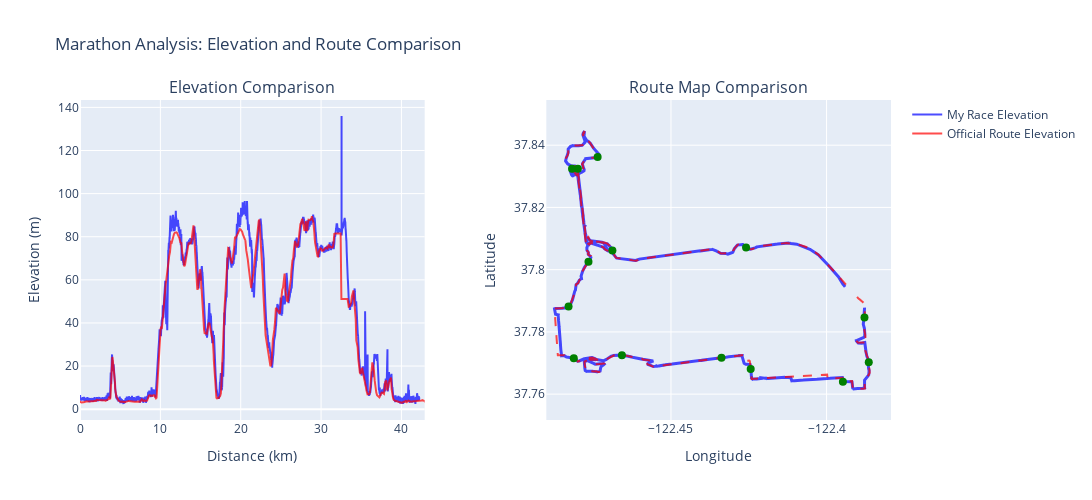

Write notebook code for a chart like this one.
### Code cell
# Create plots to compare my race to official route
fig = make_subplots(
    rows=1, cols=2,
    subplot_titles=('Elevation Comparison', 'Route Map Comparison'),
    horizontal_spacing=0.15,
    specs=[[{"secondary_y": False}, {"secondary_y": False}]]
)

# First subplot: Elevation comparison (left)
fig.add_trace(
    go.Scatter(
        x=tcx_df['distance_km'],
        y=tcx_df['elevation'],
        mode='lines',
        name='My Race Elevation',
        line=dict(color='blue', width=2),
        opacity=0.7,
        hovertemplate='Distance: %{x:.2f} km<br>My Elevation: %{y:.1f} m<extra></extra>'
    ),
    row=1, col=1
)

fig.add_trace(
    go.Scatter(
        x=official_route_df['cumulative_distance_km'],
        y=official_route_df['elevation'],
        mode='lines',
        name='Official Route Elevation',
        line=dict(color='red', width=2),
        opacity=0.7,
        hovertemplate='Distance: %{x:.2f} km<br>Official Elevation: %{y:.1f} m<extra></extra>'
    ),
    row=1, col=1
)

# Second subplot: Route map (right)
fig.add_trace(
    go.Scatter(
        x=tcx_df['longitude'],
        y=tcx_df['latitude'],
        mode='lines',
        name='My Race Route',
        line=dict(color='blue', width=3),
        opacity=0.7,
        hovertemplate='Lat: %{y:.5f}<br>Lon: %{x:.5f}<br>My Route<extra></extra>',
        showlegend=False
    ),
    row=1, col=2
)

fig.add_trace(
    go.Scatter(
        x=official_route_df['longitude'],
        y=official_route_df['latitude'],
        mode='lines',
        name='Official Route',
        line=dict(color='red', width=2, dash='dash'),
        opacity=0.7,
        hovertemplate='Lat: %{y:.5f}<br>Lon: %{x:.5f}<br>Official Route<extra></extra>',
        showlegend=False
    ),
    row=1, col=2
)

# Add aid stations to map (right)
fig.add_trace(
    go.Scatter(
        x=aid_stations_df['longitude'],
        y=aid_stations_df['latitude'],
        mode='markers',
        name='Aid Stations',
        marker=dict(color='green', size=8, symbol='circle'),
        hovertemplate='%{text}<br>Lat: %{y:.5f}<br>Lon: %{x:.5f}<extra></extra>',
        text=aid_stations_df['name'] if 'name' in aid_stations_df.columns else 'Aid Station',
        showlegend=False
    ),
    row=1, col=2
)

# Update layout and axis labels
fig.update_layout(
    title_text='Marathon Analysis: Elevation and Route Comparison',
    height=500,
    width=1200,
    showlegend=True
)
fig.update_xaxes(title_text="Distance (km)", row=1, col=1)
fig.update_xaxes(title_text="Longitude", row=1, col=2)
fig.update_yaxes(title_text="Elevation (m)", row=1, col=1)
fig.update_yaxes(title_text="Latitude", row=1, col=2, scaleanchor="x2", scaleratio=1)

fig.show()

### Figure 1 — Plotly figure (JSON) as saved in the notebook; plotly's stock layout.template omitted (floating-point values rounded to 4 significant figures; data arrays with more than 128 entries replaced by an {"elided": "..."} marker saying what was removed)
{"data": [{"hovertemplate": "Distance: %{x:.2f} km<br>My Elevation: %{y:.1f} m<extra></extra>", "line": {"color": "blue", "width": 2}, "mode": "lines", "name": "My Race Elevation", "opacity": 0.7, "type": "scatter", "x": {"elided": "21295 float values"}, "xaxis": "x", "y": {"elided": "21295 float values"}, "yaxis": "y"}, {"hovertemplate": "Distance: %{x:.2f} km<br>Official Elevation: %{y:.1f} m<extra></extra>", "line": {"color": "red", "width": 2}, "mode": "lines", "name": "Official Route Elevation", "opacity": 0.7, "type": "scatter", "x": {"elided": "924 float values"}, "xaxis": "x", "y": {"elided": "924 float values"}, "yaxis": "y"}, {"hovertemplate": "Lat: %{y:.5f}<br>Lon: %{x:.5f}<br>My Route<extra></extra>", "line": {"color": "blue", "width": 3}, "mode": "lines", "name": "My Race Route", "opacity": 0.7, "showlegend": false, "type": "scatter", "x": {"elided": "21295 float values"}, "xaxis": "x2", "y": {"elided": "21295 float values"}, "yaxis": "y2"}, {"hovertemplate": "Lat: %{y:.5f}<br>Lon: %{x:.5f}<br>Official Route<extra></extra>", "line": {"color": "red", "dash": "dash", "width": 2}, "mode": "lines", "name": "Official Route", "opacity": 0.7, "showlegend": false, "type": "scatter", "x": {"elided": "924 float values"}, "xaxis": "x2", "y": {"elided": "924 float values"}, "yaxis": "y2"}, {"hovertemplate": "%{text}<br>Lat: %{y:.5f}<br>Lon: %{x:.5f}<extra></extra>", "marker": {"color": "green", "size": 8, "symbol": "circle"}, "mode": "markers", "name": "Aid Stations", "showlegend": false, "text": ["Water Stop/Aid Station", "Water Stop/Aid Station", "Water Stop/Aid Station", "Water Stop/Aid Station", "Water Stop/Aid Station", "Water Stop/Aid Station", "Water Stop/Aid Station", "Water Stop/Aid Station", "Water Stop/Aid Station", "Aid Station with Chargel", "Water Stop/Aid Station", "Water Stop/Aid Station", "Water Stop/Aid Station", "Water Stop/Aid Station"], "type": "scatter", "x": [-122.4, -122.5, -122.5, -122.5, -122.5, -122.5, -122.5, -122.5, -122.5, -122.4, -122.4, -122.4, -122.4, -122.4], "xaxis": "x2", "y": [37.81, 37.81, 37.83, 37.84, 37.83, 37.8, 37.79, 37.77, 37.77, 37.77, 37.77, 37.76, 37.77, 37.78], "yaxis": "y2"}], "layout": {"annotations": [{"font": {"size": 16}, "showarrow": false, "text": "Elevation Comparison", "x": 0.2125, "xanchor": "center", "xref": "paper", "y": 1, "yanchor": "bottom", "yref": "paper"}, {"font": {"size": 16}, "showarrow": false, "text": "Route Map Comparison", "x": 0.7875, "xanchor": "center", "xref": "paper", "y": 1, "yanchor": "bottom", "yref": "paper"}], "height": 500, "showlegend": true, "title": {"text": "Marathon Analysis: Elevation and Route Comparison"}, "width": 1200, "xaxis": {"anchor": "y", "domain": [0, 0.425], "title": {"text": "Distance (km)"}}, "xaxis2": {"anchor": "y2", "domain": [0.575, 1], "title": {"text": "Longitude"}}, "yaxis": {"anchor": "x", "domain": [0, 1], "title": {"text": "Elevation (m)"}}, "yaxis2": {"anchor": "x2", "domain": [0, 1], "scaleanchor": "x2", "scaleratio": 1, "title": {"text": "Latitude"}}}}
